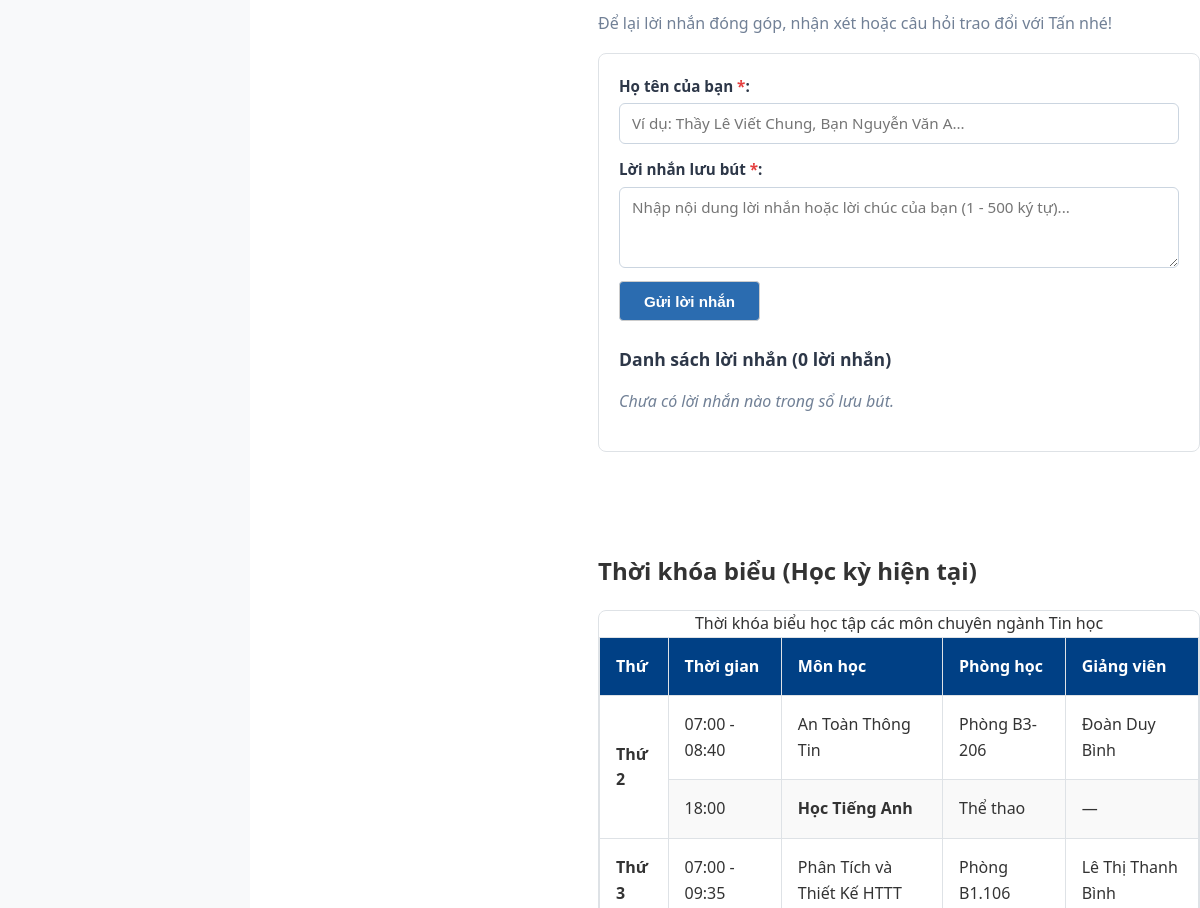
The app's page /thanhvien/3120124027_tan/gioithieu.php (middle part), older data.
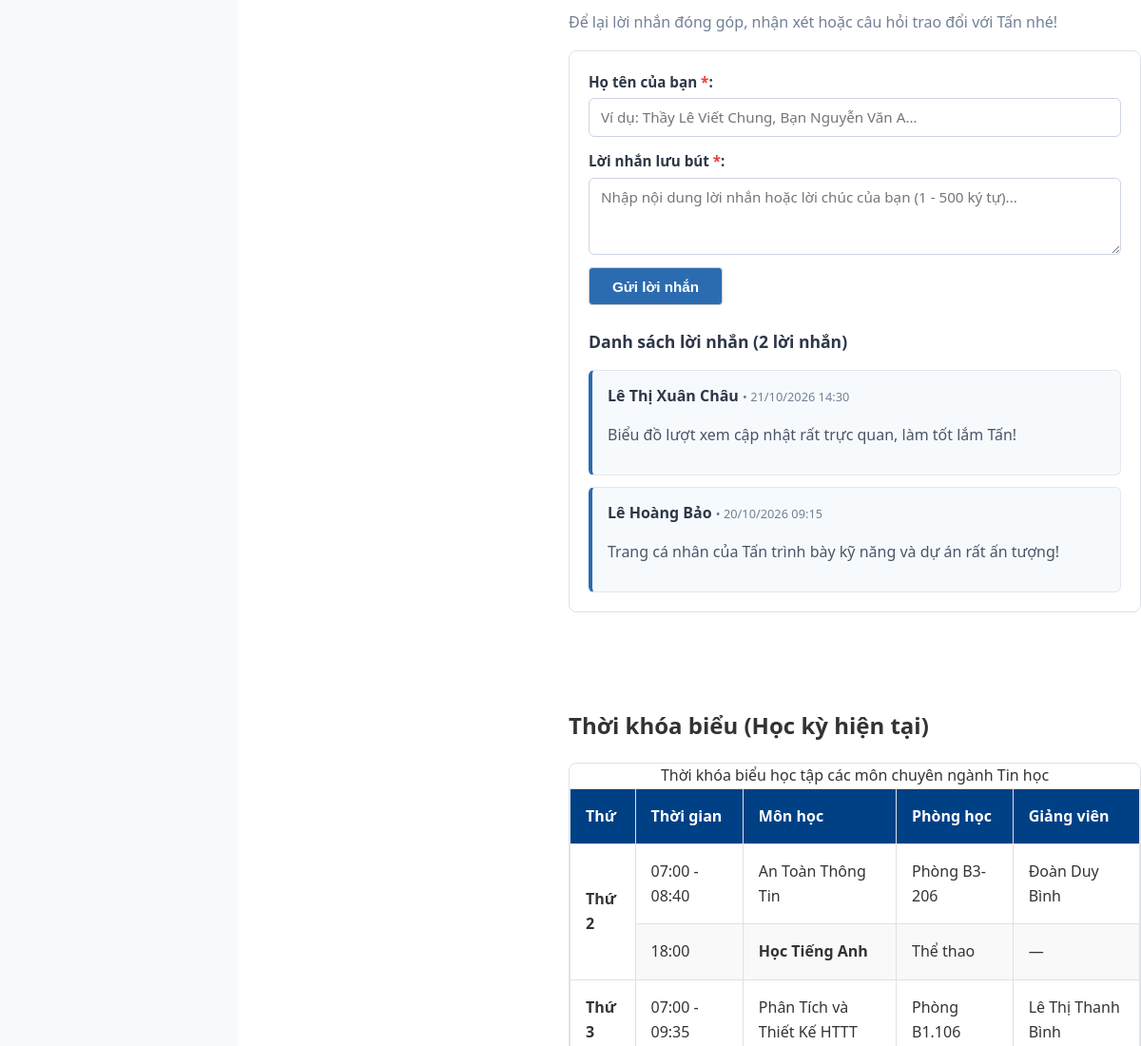
The same page, newer data.
### tables this page shows
CREATE TABLE tv_luu_but (
  id        INT UNSIGNED AUTO_INCREMENT PRIMARY KEY,
  mssv      CHAR(10) NOT NULL,
  ten_khach VARCHAR(50) NOT NULL,
  loi_nhan  VARCHAR(500) NOT NULL,
  thoi_gian DATETIME NOT NULL DEFAULT CURRENT_TIMESTAMP,
  FOREIGN KEY (mssv) REFERENCES thanh_vien(mssv) ON DELETE CASCADE
);

### inc/db.php (called while the page is built, shortened)
<?php
function db(): PDO {
    static $pdo = null;
    if ($pdo === null) {
        $host    = 'localhost';
        $port    = '3306';
        $dbname  = 'ltweb_nhom02';
        $charset = 'utf8mb4';
        $user    = 'root';
        $pass    = '';
        $dsn = "mysql:host={$host};port={$port};dbname={$dbname};charset={$charset}";
        $options = [
            PDO::ATTR_ERRMODE            => PDO::ERRMODE_EXCEPTION,
            PDO::ATTR_DEFAULT_FETCH_MODE => PDO::FETCH_ASSOC,
            PDO::ATTR_EMULATE_PREPARES   => false,
        ];
        $pdo = new PDO($dsn, $user, $pass, $options);
    }
    return $pdo;
}

### inc/ham.php (called while the page is built, shortened)
<?php
function e(mixed $str): string {
    return htmlspecialchars((string)$str, ENT_QUOTES | ENT_SUBSTITUTE, 'UTF-8');
}

### thanhvien/3120124027_tan/gioithieu.php (the view, shortened to what the changed rows need)
<?php
$goc    = '../../';
$stDemLB = db()->prepare('SELECT COUNT(*) FROM tv_luu_but WHERE mssv = ?');
$stDemLB->execute([MSSV]);
$tongSoLuuBut   = (int)$stDemLB->fetchColumn();
$soDongMoiTrang = 5;
$soTrangLB      = max(1, (int)ceil($tongSoLuuBut / $soDongMoiTrang));
$trangHienTaiLB = filter_var($_GET['trang_lb'] ?? 1, FILTER_VALIDATE_INT, [
    'options' => ['min_range' => 1, 'default' => 1]
]);
$trangHienTaiLB = min($trangHienTaiLB, $soTrangLB);
$offsetLB       = ($trangHienTaiLB - 1) * $soDongMoiTrang;
$stLuuBut = db()->prepare('SELECT id, ten_khach, loi_nhan, thoi_gian FROM tv_luu_but WHERE mssv = :mssv ORDER BY thoi_gian DESC, id DESC LIMIT :limit OFFSET :offset');
$stLuuBut->bindValue(':mssv', MSSV, PDO::PARAM_STR);
$stLuuBut->bindValue(':limit', $soDongMoiTrang, PDO::PARAM_INT);
$stLuuBut->bindValue(':offset', $offsetLB, PDO::PARAM_INT);
$stLuuBut->execute();
$dsLuuBut = $stLuuBut->fetchAll();
require __DIR__ . '/../../inc/header.php';
?>
    <link rel="stylesheet" href="<?= $goc ?>thanhvien/3120124027_tan/css/canhan-tan.css">
    <main class="trang-ca-nhan">
        <div class="cot-phai">
            <section aria-labelledby="tieu-de-luu-but" style="margin-top: 2rem;">
                <div class="khung-luu-but">
                    <form method="post" action="gioithieu.php" novalidate class="form-luu-but">
                        <div class="nhom-nhap">
                        </div>
                        <div class="nhom-nhap">
                        </div>
                        <div>
                        </div>
                    </form>
                    <h3 style="font-size: 1.1rem; margin-bottom: 1rem; color: #2d3748;">
                        Danh sách lời nhắn (<?= number_format($tongSoLuuBut) ?> lời nhắn)
                    </h3>
                    <?php if (empty($dsLuuBut)): ?>
                        <p style="color: #718096; font-style: italic;">Chưa có lời nhắn nào trong sổ lưu bút.</p>
                    <?php else: ?>
                        <ul class="ds-luu-but">
                            <?php foreach ($dsLuuBut as $lb): ?>
                                <li class="item-luu-but">
                                    <div class="header-luu-but">
                                        <div>
                                            <span class="ten-khach-lb"><?= e($lb['ten_khach']) ?></span>
                                            <span class="thoi-gian-lb">• <?= e(date('d/m/Y H:i', strtotime($lb['thoi_gian']))) ?></span>
                                        </div>
                                    </div>
                                    <p class="noi-dung-lb"><?= nl2br(e($lb['loi_nhan'])) ?></p>
                                </li>
                            <?php endforeach; ?>
                        </ul>
                    <?php endif; ?>
                </div>
            </section>
            <section aria-labelledby="tieu-de-tkb" style="margin-top: 2rem;">
                <h2 id="tieu-de-tkb">Thời khóa biểu (Học kỳ hiện tại)</h2>
                <div class="bang-cuon-ngang">
                    <table>
                        <caption>Thời khóa biểu học tập các môn chuyên ngành Tin học</caption>
                        <thead>
                            <tr>
                                <th scope="col">Thứ</th>
                                <th scope="col">Thời gian</th>
                                <th scope="col">Môn học</th>
                                <th scope="col">Phòng học</th>
                                <th scope="col">Giảng viên</th>
                            </tr>
                        </thead>
                    </table>
                </div>
            </section>
        </div>
    </main>

Row changes from the older to the newer data that the page shows:
added tv_luu_but: ten_khach "Lê Thị Xuân Châu", thoi_gian "21/10/2026 14:30", loi_nhan "Biểu đồ lượt xem cập nhật rất trực quan, làm tốt lắm Tấn!"
added tv_luu_but: ten_khach "Lê Hoàng Bảo", thoi_gian "20/10/2026 09:15", loi_nhan "Trang cá nhân của Tấn trình bày kỹ năng và dự án rất ấn tượng!"
Text that changed along with them:
$tongSoLuuBut: "0" → "2"
text no longer shown: "Chưa có lời nhắn nào trong sổ lưu bút."
